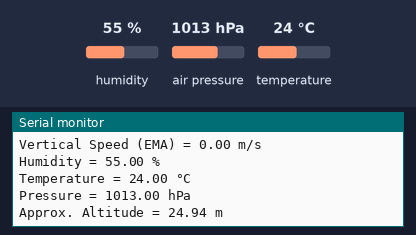
Recording of a sketch running on a simulated Arduino Uno, built with avr-gcc and run on an emulated ATmega328P. Shown: the last lines printed to the serial monitor. The test bench sets the inputs (shaded band); at power-on: humidity 55 %, air pressure 1013 hPa, temperature 24 °C.

Above: at 1.2 s.
1.3 s: humidity set to 22 %
At 1.37 s:
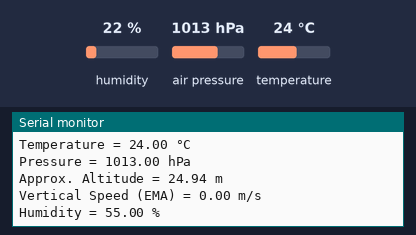
2.8 s: air pressure set to 952 hPa
At 3.0 s:
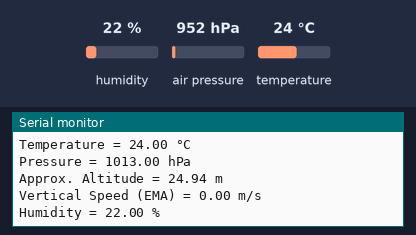
5.8 s: air pressure set to 975 hPa
At 6.0 s:
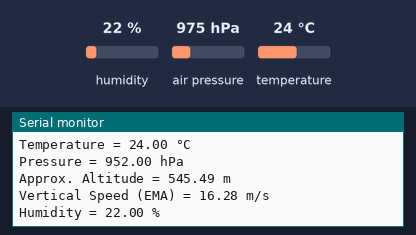
8.8 s: air pressure set to 1025 hPa
At 9.01 s:
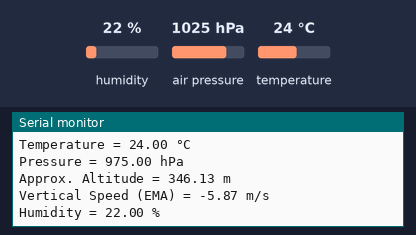
11.8 s: air pressure set to 1000 hPa
At 12.03 s:
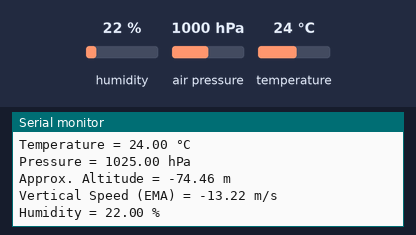
14.8 s: air pressure set to 1017 hPa
At 15.04 s:
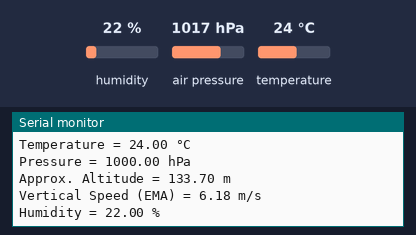
Timing chart, 0 to 17.8 s (numbered marks = the images above; inputs shaded):
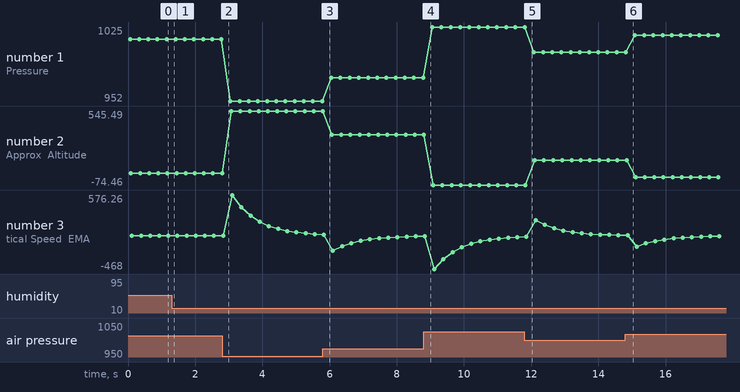

The sketch:

BME.ino
```cpp
#include <Wire.h>
#include <SPI.h>
#include <Adafruit_Sensor.h>
#include <Adafruit_BME280.h>

#define BME_SCK 13
#define BME_MISO 12
#define BME_MOSI 11
#define BME_CS 10

#define SEALEVELPRESSURE_HPA (1016) // Adjust this value based on weather forcast or run it before

Adafruit_BME280 bme; // I2C
//Adafruit_BME280 bme(BME_CS); // hardware SPI
//Adafruit_BME280 bme(BME_CS, BME_MOSI, BME_MISO, BME_SCK); // software SPI

unsigned long delayTime;

float prevAltitude = 0;
unsigned long prevTime = 0;

// EMA filter variables
float filteredSpeed = 0;
float alpha = 0.3; // smoothing factor (0 = very smooth, 1 = no filter)

void setup() {
    Serial.begin(9600);
    while (!Serial);    // time to get serial running
    Serial.println(F("BME280 test"));

    unsigned status;
    status = bme.begin(0x76);
    if (!status) {
        Serial.println("Could not find a valid BME280 sensor, check wiring, address, sensor ID!");
        Serial.print("SensorID was: 0x"); Serial.println(bme.sensorID(), 16);
        Serial.print("        ID of 0xFF probably means a bad address, a BMP 180 or BMP 085\n");
        Serial.print("   ID of 0x56-0x58 represents a BMP 280,\n");
        Serial.print("        ID of 0x60 represents a BME 280.\n");
        Serial.print("        ID of 0x61 represents a BME 680.\n");
        while (1) delay(10);
    }

    Serial.println("-- Default Test --");
    delayTime = 200; // Change this value based on how frequent we want to get the values

    // Initialize previous altitude & time
    prevAltitude = bme.readAltitude(SEALEVELPRESSURE_HPA);
    prevTime = millis();

    Serial.println();
}

void loop() {
    printValues();
    delay(delayTime);
}

void printValues() {
    float currentAltitude = bme.readAltitude(SEALEVELPRESSURE_HPA);
    unsigned long currentTime = millis();
    float dt = (currentTime - prevTime) / 1000.0; // seconds

    // Calculate raw speed (m/s)
    float rawSpeed = (currentAltitude - prevAltitude) / dt;

    // Apply EMA filter
    filteredSpeed = alpha * rawSpeed + (1 - alpha) * filteredSpeed;

    Serial.print("Temperature = ");
    Serial.print(bme.readTemperature());
    Serial.println(" °C");

    Serial.print("Pressure = ");
    Serial.print(bme.readPressure() / 100.0F);
    Serial.println(" hPa");

    Serial.print("Approx. Altitude = ");
    Serial.print(currentAltitude);
    Serial.println(" m");

    Serial.print("Vertical Speed (EMA) = ");
    Serial.print(filteredSpeed);
    Serial.println(" m/s");

    Serial.print("Humidity = ");
    Serial.print(bme.readHumidity());
    Serial.println(" %");

    Serial.println();

    // Update for next loop
    prevAltitude = currentAltitude;
    prevTime = currentTime;
}
```

Measured:
- plotted number 1: 1013 → 952 after the input at 2.8 s, 952 → 975 after the input at 5.8 s, 975 → 1025 after the input at 8.8 s, 1025 → 1000 after the input at 11.8 s, 1000 → 1017 after the input at 14.8 s
- plotted number 2: 24.94 → 545.49 after the input at 2.8 s, 545.49 → 346.13 after the input at 5.8 s, 346.13 → -74.46 after the input at 8.8 s, -74.46 → 133.7 after the input at 11.8 s, 133.7 → -8.3 after the input at 14.8 s
- plotted number 3: 0 → 23.25 after the input at 2.8 s, 23.25 → -8.38 after the input at 5.8 s, -8.38 → -18.89 after the input at 8.8 s, -18.89 → 8.82 after the input at 11.8 s, 8.82 → -1.48 after the input at 14.8 s
